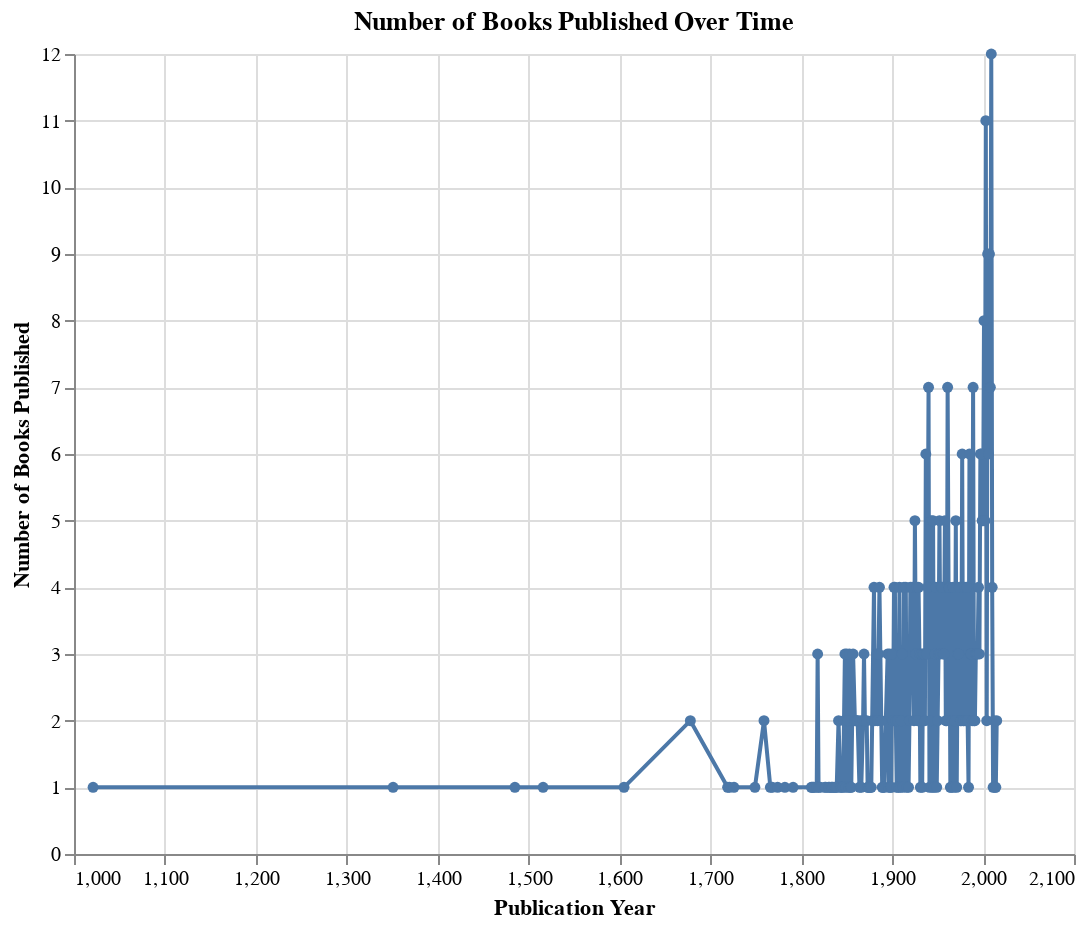

Source (notebook cell):
### Code cell
df['pub_year'] = pd.to_numeric(df['pub_year'], errors='coerce')

books_per_year = df.groupby('pub_year').size().reset_index(name='count')

chart = alt.Chart(books_per_year).mark_line(point=True).encode(
    x=alt.X('pub_year:Q', title='Publication Year'),
    y=alt.Y('count:Q', title='Number of Books Published'),
    tooltip=['pub_year', 'count']
).properties(
    width=500,
    height=400,
    title='Number of Books Published Over Time'
)

chart

### Figure 1 — Vega-Lite specification as saved in the notebook (floating-point values rounded to 4 significant figures; data arrays with more than 128 entries replaced by an {"elided": "..."} marker saying what was removed)
{"config": {"view": {"continuousWidth": 300, "continuousHeight": 300}}, "data": {"name": "data-27d2a2c5fdb4f6bef13553090bfa93b0"}, "mark": {"type": "line", "point": true}, "encoding": {"tooltip": [{"field": "pub_year", "type": "quantitative"}, {"field": "count", "type": "quantitative"}], "x": {"field": "pub_year", "title": "Publication Year", "type": "quantitative"}, "y": {"field": "count", "title": "Number of Books Published", "type": "quantitative"}}, "height": 400, "title": "Number of Books Published Over Time", "width": 500, "$schema": "https://vega.github.io/schema/vega-lite/v5.20.1.json", "datasets": {"data-27d2a2c5fdb4f6bef13553090bfa93b0": {"elided": "192 records"}}}
